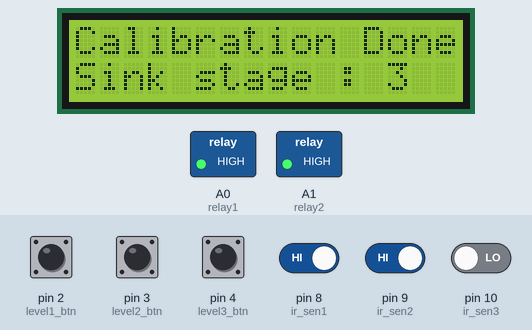
Simulated run of this sketch. Board: Arduino Uno, built with avr-gcc and run on an emulated ATmega328P. Shown: 16×2 character LCD, switched loads named in the sketch (green lamp = pin HIGH). The test bench sets the inputs (shaded band); at power-on: pin 2 (level1_btn), pin 3 (level2_btn), pin 4 (level3_btn), pin 8 (ir_sen1), pin 9 (ir_sen2) HIGH, pin 10 (ir_sen3) LOW.

Above: at 2.2 s.
At 4.8 s:
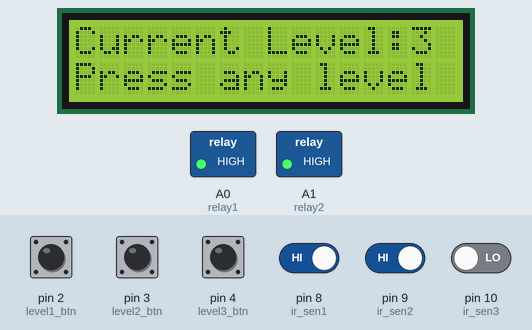
4.9 s: pin 2 (level1_btn) pulled LOW for 0.4 s
At 6.2 s:
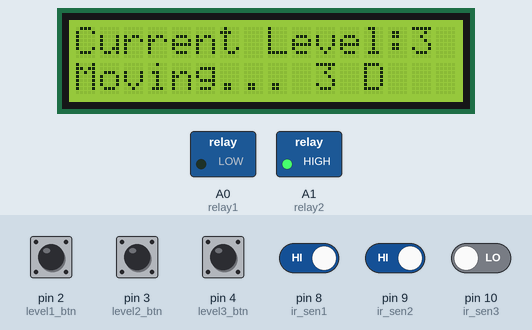
8.9 s: pin 3 (level2_btn) pulled LOW for 0.4 s
At 10.3 s:
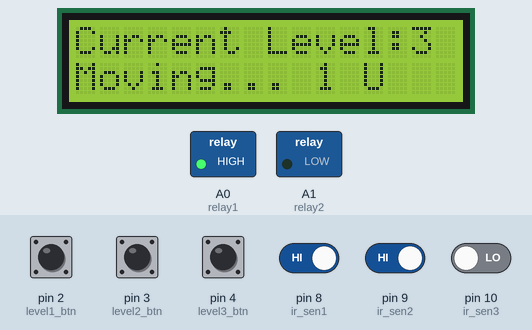
12.9 s: pin 9 (ir_sen2) driven LOW
At 13.7 s:
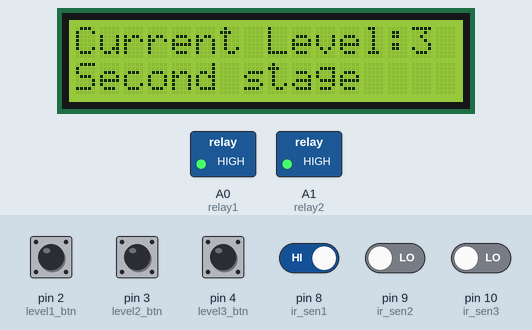
16.5 s: pin 9 (ir_sen2) driven HIGH
20.1 s: pin 4 (level3_btn) pulled LOW for 1 s
24.7 s: pin 2 (level1_btn) pulled LOW for 1 s
At 25.1 s:
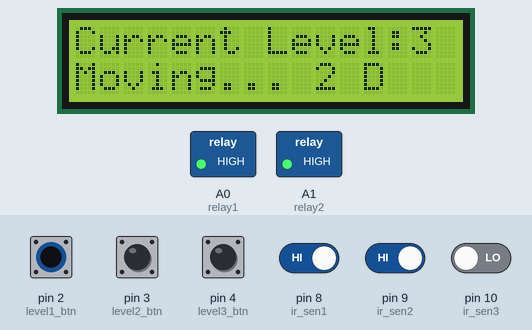
Timing chart, 0 to 27.7 s (numbered marks = the images above; inputs shaded):
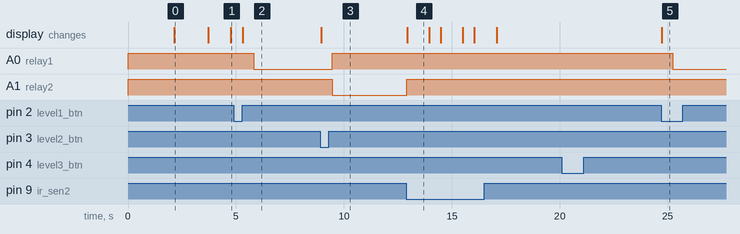

Measured:
- after the input at 4.9 s, A0 (relay1): HIGH → LOW after 0.92 s; the display: changes after 0.42 s (image 2)
- after the input at 8.9 s, A0 (relay1): LOW → HIGH after 0.56 s; A1 (relay2): HIGH → LOW after 0.56 s; the display: changes after 0.06 s (image 3)
- after the input at 12.9 s, A1 (relay2): LOW → HIGH at once; the display: changes at once (image 4)
- after the input at 20.1 s, every drawn part: stays the same
- after the input at 24.7 s, A0 (relay1): HIGH → LOW after 0.53 s; the display: changes at once (image 5)
- what the display in image 0 shows lasts 1.6 s, from 2.1 s to 3.7 s
- what the display in image 4 shows lasts 1.1 s, from 12.9 s to 14.0 s

The sketch:

sink.ino
```cpp
#include <LiquidCrystal_I2C.h>
LiquidCrystal_I2C lcd(0x27, 16, 2);
#define level1_btn 2
#define level2_btn 3
#define level3_btn 4

#define ir_sen1 8
#define ir_sen2 9
#define ir_sen3 10

#define relay1 A0
#define relay2 A1

boolean cal = true;
int movee;
void setup()
{
  pinMode(level1_btn, INPUT_PULLUP);
  pinMode(level2_btn, INPUT_PULLUP);
  pinMode(level3_btn, INPUT_PULLUP);

  pinMode(ir_sen1, INPUT);
  pinMode(ir_sen2, INPUT);
  pinMode(ir_sen3, INPUT);

  pinMode(relay1, OUTPUT);
  pinMode(relay2, OUTPUT);

  digitalWrite(relay1, HIGH); digitalWrite(relay2, HIGH);

  Serial.begin(9600);

  lcd.begin();
  lcd.backlight();
  lcd.clear();
  lcd.setCursor(0, 0);
  lcd.print("--Three  Stage--");
  lcd.setCursor(0, 1);
  lcd.print("----SINK----");
  delay(2000);
  stop();
  while (cal == true)
  {
    lcd.setCursor(0, 0);
    lcd.print("Move Sink to");
    lcd.setCursor(0, 1);
    lcd.print("near stage");

    if (digitalRead(ir_sen1) == LOW and digitalRead(ir_sen2) == HIGH and digitalRead(ir_sen3) == HIGH)
    {
      lcd.setCursor(0, 0);
      lcd.print("Calibration Done");
      lcd.setCursor(0, 1);
      lcd.print("Sink stage : 1  ");
      movee = 1;
      delay(1500);
      lcd.clear();
      cal = false;
      break;
    }
    else if (digitalRead(ir_sen1) == HIGH and digitalRead(ir_sen2) == LOW and digitalRead(ir_sen3) == HIGH)
    {
      lcd.setCursor(0, 0);
      lcd.print("Calibration Done");
      lcd.setCursor(0, 1);
      lcd.print("Sink stage : 2  ");
      movee = 2;
      delay(1500);
      lcd.clear();
      cal = false;
      break;
    }
    else if (digitalRead(ir_sen1) == HIGH and digitalRead(ir_sen2) == HIGH and digitalRead(ir_sen3) == LOW)
    {
      lcd.setCursor(0, 0);
      lcd.print("Calibration Done");
      lcd.setCursor(0, 1);
      lcd.print("Sink stage : 3  ");
      movee = 3;
      delay(1500);
      lcd.clear();
      cal = false;
      break;
    }
    delay(100);
  }

  lcd.clear();
  lcd.setCursor(0, 1);
  lcd.print("Press any level");
}
void loop()
{
  if (digitalRead(ir_sen1) == LOW and digitalRead(ir_sen2) == HIGH and digitalRead(ir_sen3) == HIGH)
  {
    lcd.setCursor(0, 0);
    lcd.print("                ");
    lcd.setCursor(0, 0);
    lcd.print("Current Level:  ");
    lcd.setCursor(14, 0);
    lcd.print("1 ");
  }
  else if (digitalRead(ir_sen1) == HIGH and digitalRead(ir_sen2) == LOW and digitalRead(ir_sen3) == HIGH)
  {
    lcd.setCursor(0, 0);
    lcd.print("                ");
    lcd.setCursor(0, 0);
    lcd.print("Current Level:  ");
    lcd.setCursor(14, 0);
    lcd.print("2 ");
  }
  else if (digitalRead(ir_sen1) == HIGH and digitalRead(ir_sen2) == HIGH and digitalRead(ir_sen3) == LOW)
  {
    lcd.setCursor(0, 0);
    lcd.print("                ");
    lcd.setCursor(0, 0);
    lcd.print("Current Level:  ");
    lcd.setCursor(14, 0);
    lcd.print("3 ");
  }
  if (digitalRead(level1_btn) == LOW and digitalRead(ir_sen1) == HIGH and (movee == 3 or movee == 2))
  {
    lcd.setCursor(0, 1);
    lcd.print("                ");
    lcd.setCursor(0, 1);
    lcd.print("Moving...");
    lcd.setCursor(10, 1);
    lcd.print(movee);
    lcd.setCursor(12, 1);
    lcd.print("D");
    delay(500);
    down();
    movee = 1;
  }
  if (digitalRead(level1_btn) == LOW and digitalRead(ir_sen1) == LOW and movee == 1)
  {
    lcd.setCursor(0, 1);
    lcd.print("                ");
    lcd.setCursor(0, 1);
    lcd.print(" Already in 1  ");
    delay(500);
    stop();
    movee = 1;
  }


  if (digitalRead(level2_btn) == LOW and digitalRead(ir_sen2) == HIGH and movee == 1) //1 to 2
  {
    lcd.setCursor(0, 1);
    lcd.print("                ");
    lcd.setCursor(0, 1);
    lcd.print("Moving...");
    lcd.setCursor(10, 1);
    lcd.print(movee);
    lcd.setCursor(12, 1);
    lcd.print("U");
    delay(500);
    up();
    movee = 2;
  }
  if (digitalRead(level2_btn) == LOW and digitalRead(ir_sen2) == HIGH and movee == 3)//3 to 2
  {
    lcd.setCursor(0, 1);
    lcd.print("                ");
    lcd.setCursor(0, 1);
    lcd.print("Moving...");
    lcd.setCursor(10, 1);
    lcd.print(movee);
    lcd.setCursor(12, 1);
    lcd.print("D");
    delay(500);
    down();
    movee = 2;
  }
  if (digitalRead(level2_btn) == LOW and digitalRead(ir_sen2) == LOW and movee == 2)
  {
    lcd.setCursor(0, 1);
    lcd.print("                ");
    lcd.setCursor(0, 1);
    lcd.print(" Already in 2  ");
    delay(500);
    stop();
    movee = 2;
  }


  if (digitalRead(level3_btn) == LOW and digitalRead(ir_sen3) == HIGH and (movee == 1 or movee == 2))
  {
    lcd.setCursor(0, 1);
    lcd.print("                ");
    lcd.setCursor(0, 1);
    lcd.print("Moving...");
    lcd.setCursor(10, 1);
    lcd.print(movee);
    lcd.setCursor(12, 1);
    lcd.print("U");
    delay(500);
    up();
    movee = 3;
  }
  if (digitalRead(level3_btn) == LOW and digitalRead(ir_sen3) == LOW and movee == 3)
  {
    lcd.setCursor(0, 1);
    lcd.print("                ");
    lcd.setCursor(0, 1);
    lcd.print(" Already in 3  ");
    delay(500);
    stop();
    movee = 3;
  }

  if (digitalRead(ir_sen1) == LOW and movee == 1)
  {
    stop();
    lcd.setCursor(0, 1);
    lcd.print("                ");
    lcd.setCursor(0, 1);
    lcd.print("First stage");
    delay(1000);
    lcd.setCursor(0, 1);
    lcd.print("                ");
    lcd.setCursor(0, 1);
    lcd.print("Press any level");
    delay(500);
  }

  if (digitalRead(ir_sen2) == LOW and movee == 2)
  {
    stop();
    lcd.setCursor(0, 1);
    lcd.print("                ");
    lcd.setCursor(0, 1);
    lcd.print("Second stage");
    delay(1000);
    lcd.setCursor(0, 1);
    lcd.print("                ");
    lcd.setCursor(0, 1);
    lcd.print("Press any level");
    delay(500);
  }

  if (digitalRead(ir_sen3) == LOW and movee == 3)
  {
    stop();
    lcd.setCursor(0, 1);
    lcd.print("                ");
    lcd.setCursor(0, 1);
    lcd.print("Third stage");
    delay(1000);
    lcd.setCursor(0, 1);
    lcd.print("                ");
    lcd.setCursor(0, 1);
    lcd.print("Press any level");
    delay(500);
  }

}
void stop()
{
  digitalWrite(relay1, HIGH); digitalWrite(relay2, HIGH);
}
void up()
{
  digitalWrite(relay1, HIGH); digitalWrite(relay2, LOW);
}
void down()
{
  digitalWrite(relay1, LOW); digitalWrite(relay2, HIGH);
}
```
